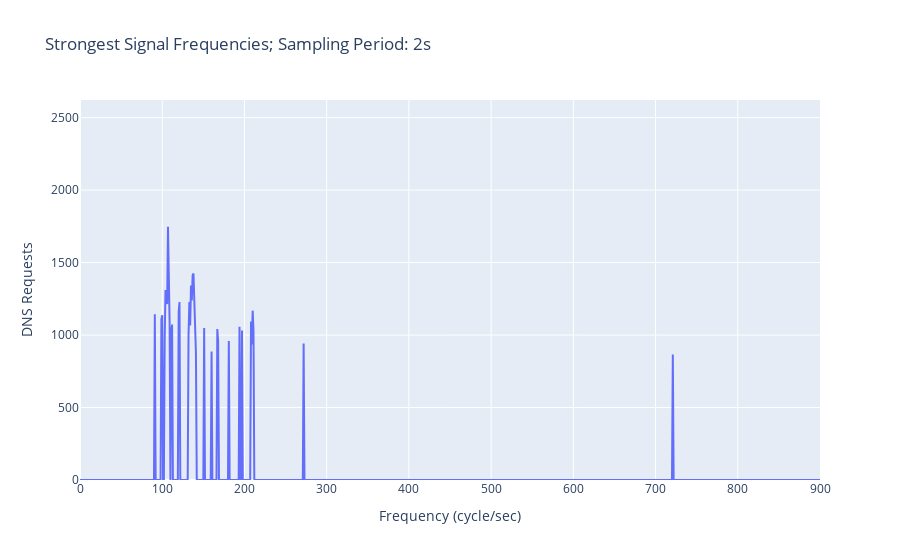

Here is the notebook cell this chart was saved with:
### Code cell
# De-noise the data by filtering. Make an effective bandpass filter by
# zeroing out all the frequencies except the strong ones found above.
# Plot just the strong signal frequencies vs their amplitudes.
fig = px.line(
    x=frequencies,
    y=(abs(strong_signal_amplitudes)),
    labels=dict(x="Frequency (cycle/sec)", y="DNS Requests"),
        title="Strongest Signal Frequencies; Sampling Period: " + best_period
)
fig.update_yaxes(
    range=(0, 1.5*max(strong_signal_amplitudes)),
    constrain='domain'
)
fig.update_xaxes(
    
)
fig.show()

### Figure 1 — Plotly figure (JSON) as saved in the notebook; plotly's stock layout.template omitted (floating-point values rounded to 4 significant figures; data arrays with more than 128 entries replaced by an {"elided": "..."} marker saying what was removed)
{"data": [{"hovertemplate": "Frequency (cycle/sec)=%{x}<br>DNS Requests=%{y}<extra></extra>", "legendgroup": "", "line": {"color": "#636efa", "dash": "solid"}, "marker": {"symbol": "circle"}, "mode": "lines", "name": "", "orientation": "v", "showlegend": false, "type": "scatter", "x": {"elided": "901 int values"}, "xaxis": "x", "y": {"elided": "901 float values"}, "yaxis": "y"}], "layout": {"legend": {"tracegroupgap": 0}, "title": {"text": "Strongest Signal Frequencies; Sampling Period: 2s"}, "xaxis": {"anchor": "y", "domain": [0, 1], "title": {"text": "Frequency (cycle/sec)"}}, "yaxis": {"anchor": "x", "constrain": "domain", "domain": [0, 1], "range": [0, 2622.0], "title": {"text": "DNS Requests"}}}}
